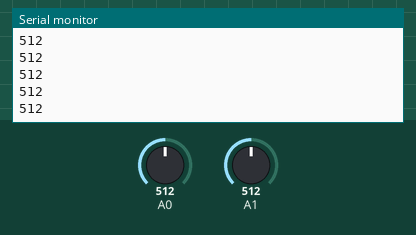
A sketch run on a simulated Arduino Uno, built with avr-gcc and run on an emulated ATmega328P. On the bench: the last lines printed to the serial monitor. The test bench sets the inputs (shaded band); at power-on: A0 = 512, A1 = 512.

Above: at 1.2 s.
1.3 s: A0 set to 716
At 2.3 s:
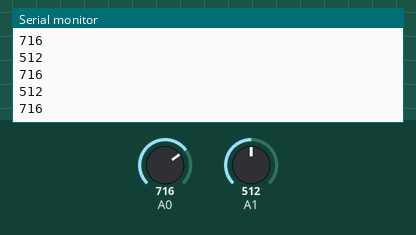
2.8 s: A1 set to 716
At 3.5 s:
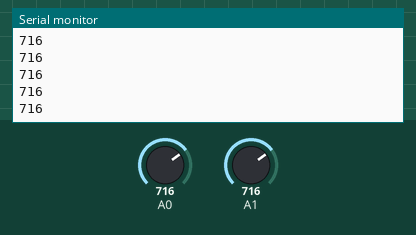
4.3 s: A0 set to 900
At 5.1 s:
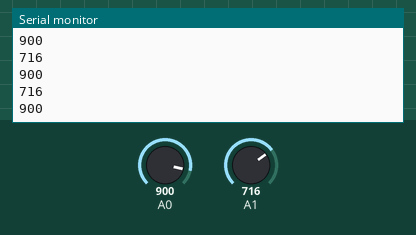
5.8 s: A1 set to 511
At 6.9 s:
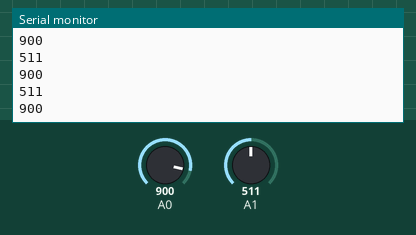
Timing chart, 0 to 8.3 s (numbered marks = the images above; inputs shaded):
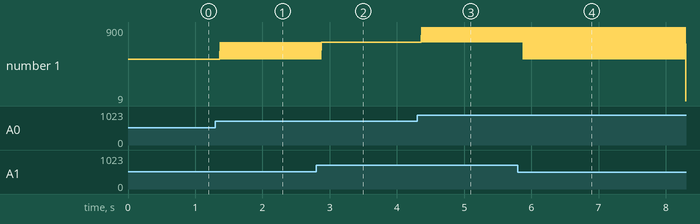

The sketch:

code.ino
```cpp
void setup() {
// initialize serial communication at 9600 bits per second:
Serial.begin(9600);
}
// the loop function runs over and over again forever
void loop() {
// read the input on analog pin 0 and pin 1:
int sensorValue1 = analogRead(A0);
int sensorValue2 = analogRead(A1);
// print out the value you read:
Serial.println(sensorValue1);
Serial.println(sensorValue2);
delay(1); // delay in between reads for stability
}
```

Measured:
- after the input at 1.3 s, the serial monitor: prints a new line after 0.07 s (image 1)
- after the input at 4.3 s, the serial monitor: prints a new line after 0.07 s (image 3)
- after the input at 5.8 s, the serial monitor: prints a new line after 0.08 s (image 4)
- plotted number 1: 512 → 716 after the input at 1.3 s
